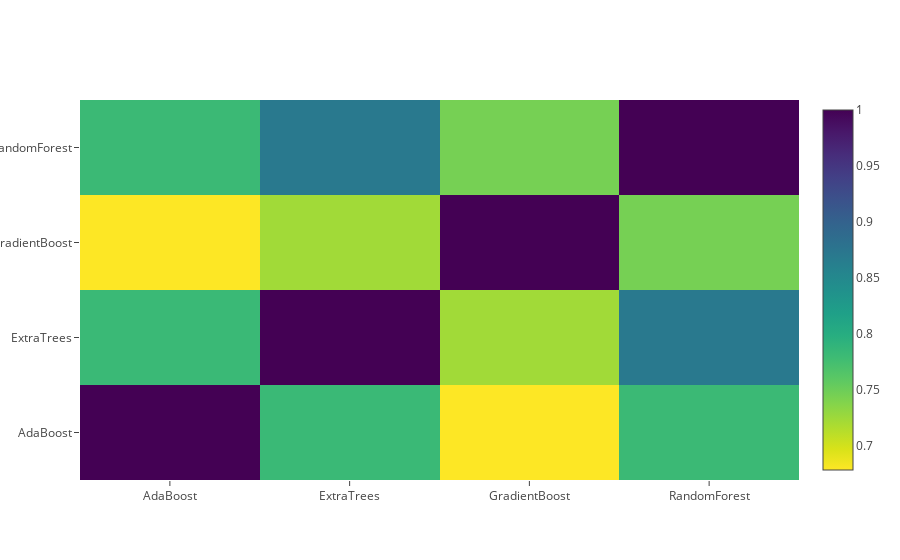

The code cell stored with this chart in its notebook:
### Code cell
##Correlation Heatmap of the Second Level Training set
data = [
    go.Heatmap(
        z= base_predictions_train.astype(float).corr().values ,
        x=base_predictions_train.columns.values,
        y= base_predictions_train.columns.values,
          colorscale='Viridis',
            showscale=True,
            reversescale = True
    )
]
py.iplot(data, filename='labelled-heatmap')

### Figure 1 — Plotly figure (JSON) as saved in the notebook; plotly's stock layout.template omitted (floating-point values rounded to 4 significant figures)
{"data": [{"colorscale": "Viridis", "reversescale": true, "showscale": true, "type": "heatmap", "uid": "23db3ba4-c931-11e8-8ebb-8c8590b26355", "x": ["AdaBoost", "ExtraTrees", "GradientBoost", "RandomForest"], "y": ["AdaBoost", "ExtraTrees", "GradientBoost", "RandomForest"], "z": [[1, 0.783, 0.6786, 0.7818], [0.783, 1, 0.7236, 0.8705], [0.6786, 0.7236, 1, 0.7455], [0.7818, 0.8705, 0.7455, 1]]}], "layout": {}}
